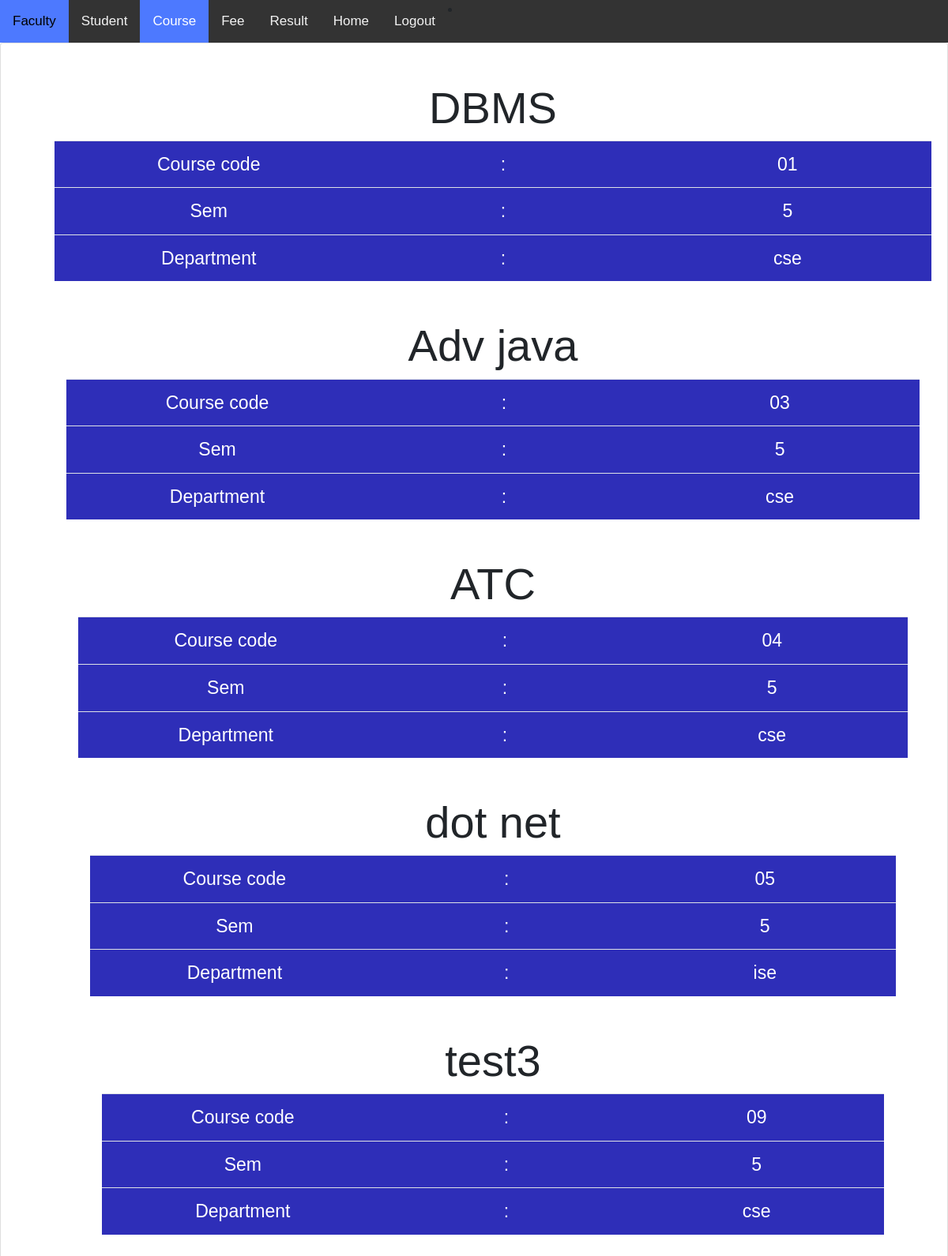
Page /course.php (signed in) on the committed database.
### tables this page shows
CREATE TABLE `course` (
  `c_code` varchar(10) NOT NULL,
  `c_name` varchar(20) NOT NULL,
  `dept` varchar(20) NOT NULL,
  `sem` int(2) NOT NULL
);

### course.php (the view, shortened to what this page needs)
<!DOCTYPE html>
<html lang="en">
<head>
  <link rel="stylesheet" href="css/bootstrap.css">
  <link rel="stylesheet" href="https://stackpath.bootstrapcdn.com/bootstrap/4.3.1/css/bootstrap.min.css">
</head>
<body>
<div class="topnav">
  <a  href="faculty.php">Faculty</a>
  <a  href="student.php">Student</a>
  <a class="active" href="course.php">Course</a>
  <a href="fee.html">Fee</a>
  <a href="result.php">Result</a>
  <a href="homepage.php">Home</a>
<li><a href="login_student.html">Logout</a></li>
</div>
  <div class="card bg-white">
<?php
$connection = mysqli_connect("localhost","root","","cms");
$usn = $_SESSION["USN"];
$entry_database = "stud WHERE ROLL_NO = $usn";
$query="SELECT * FROM $entry_database";
$query_run=mysqli_query($connection,$query);
while($row=mysqli_fetch_assoc($query_run)) {
  $sem = $row["SEM"];
}
$entry_database = "course WHERE sem = $sem";
$query="SELECT * FROM $entry_database";
$query_run=mysqli_query($connection,$query);
while($row=mysqli_fetch_assoc($query_run)) {
  ?>
      <div class="card-title my-5">
        <div class="container con">
        <h3 class="display-4 ml-5"><?php echo $row['c_name'];?></h3>
  <table class="table table-respnsive ml-4">
                  <tr>
                    <td>Course code</td>
                     <td>:</td>
                     <td><?php echo $row['c_code'];?></td>
                  </tr>
                  <tr>
                    <td>Sem</td>
                     <td>:</td>
                     <td><?php echo $row['sem'];?></td>
                  </tr>
        <tr>
                    <td>Department</td>
                     <td>:</td>
                     <td><?php echo $row['dept'];?></td>
                  </tr>
                </table>
  <?php
}
?>
</div>
</div>
</body>
</html>

### course.php (style rules this page uses)
table tr,td { color: white; background-color: #2e2eb8; text-align: center; align-items: center; padding: 5px; margin: 3px solid; align-items: center; width: 500px; font-size: 1.2em; }
.con { text-align: center; align:left; }
body { margin: 0; font-family: Arial, Helvetica, sans-serif; }
.topnav { overflow: hidden; background-color: #333; }
.topnav a { float: left; color: #f2f2f2; text-align: center; padding: 14px 16px; text-decoration: none; font-size: 17px; }
.topnav a.active { background-color: #4d79ff; color: white; }

### rows in the picture
course: c_name "DBMS", c_code "01", sem "5", dept "cse"
course: c_name "Adv java", c_code "03", sem "5", dept "cse"
course: c_name "ATC", c_code "04", sem "5", dept "cse"
course: c_name "dot net", c_code "05", sem "5", dept "ise"
course: c_name "test3", c_code "09", sem "5", dept "cse"
